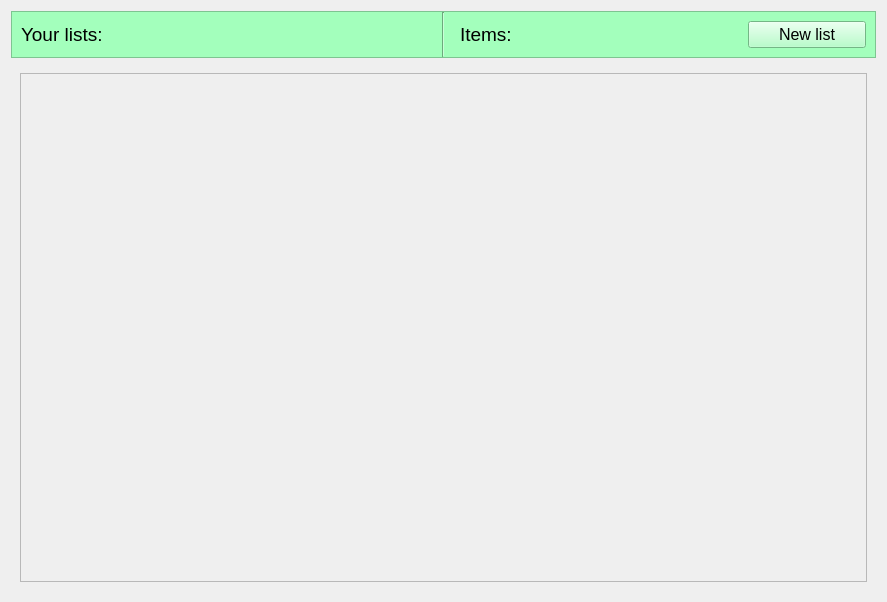
<?xml version="1.0" encoding="UTF-8"?>
<ui version="4.0">
 <class>ListsSubPage</class>
 <widget class="QWidget" name="ListsSubPage">
  <property name="geometry">
   <rect>
    <x>0</x>
    <y>0</y>
    <width>887</width>
    <height>602</height>
   </rect>
  </property>
  <property name="windowTitle">
   <string>Form</string>
  </property>
  <property name="windowIcon">
   <iconset>
    <normaloff>../../../../../../1200px-Icon-notepad.svg.png</normaloff>../../../../../../1200px-Icon-notepad.svg.png</iconset>
  </property>
  <layout class="QGridLayout" name="gridLayout">
   <item row="1" column="0">
    <widget class="QFrame" name="frame">
     <property name="sizePolicy">
      <sizepolicy hsizetype="Preferred" vsizetype="Fixed">
       <horstretch>0</horstretch>
       <verstretch>0</verstretch>
      </sizepolicy>
     </property>
     <property name="styleSheet">
      <string notr="true">background-color: #a3ffbc;</string>
     </property>
     <property name="frameShape">
      <enum>QFrame::StyledPanel</enum>
     </property>
     <property name="frameShadow">
      <enum>QFrame::Raised</enum>
     </property>
     <layout class="QHBoxLayout" name="horizontalLayout">
      <property name="leftMargin">
       <number>0</number>
      </property>
      <property name="topMargin">
       <number>0</number>
      </property>
      <property name="rightMargin">
       <number>0</number>
      </property>
      <property name="bottomMargin">
       <number>0</number>
      </property>
      <item>
       <widget class="QWidget" name="NameHolder" native="true">
        <property name="minimumSize">
         <size>
          <width>200</width>
          <height>0</height>
         </size>
        </property>
        <layout class="QHBoxLayout" name="horizontalLayout_2">
         <item>
          <widget class="QLabel" name="label_2">
           <property name="font">
            <font>
             <pointsize>14</pointsize>
             <bold>false</bold>
            </font>
           </property>
           <property name="text">
            <string>Your lists:</string>
           </property>
          </widget>
         </item>
        </layout>
       </widget>
      </item>
      <item>
       <widget class="Line" name="line">
        <property name="orientation">
         <enum>Qt::Vertical</enum>
        </property>
       </widget>
      </item>
      <item>
       <widget class="QWidget" name="widget" native="true">
        <layout class="QHBoxLayout" name="horizontalLayout_3">
         <item>
          <widget class="QLabel" name="label">
           <property name="font">
            <font>
             <pointsize>14</pointsize>
             <bold>false</bold>
            </font>
           </property>
           <property name="text">
            <string>Items:</string>
           </property>
          </widget>
         </item>
         <item>
          <widget class="QLabel" name="ListSize">
           <property name="minimumSize">
            <size>
             <width>25</width>
             <height>0</height>
            </size>
           </property>
           <property name="font">
            <font>
             <pointsize>14</pointsize>
            </font>
           </property>
           <property name="text">
            <string/>
           </property>
          </widget>
         </item>
         <item>
          <spacer name="horizontalSpacer">
           <property name="orientation">
            <enum>Qt::Horizontal</enum>
           </property>
           <property name="sizeType">
            <enum>QSizePolicy::Maximum</enum>
           </property>
           <property name="sizeHint" stdset="0">
            <size>
             <width>40</width>
             <height>20</height>
            </size>
           </property>
          </spacer>
         </item>
         <item>
          <widget class="QPushButton" name="AddItemButton">
           <property name="minimumSize">
            <size>
             <width>40</width>
             <height>0</height>
            </size>
           </property>
           <property name="font">
            <font>
             <pointsize>12</pointsize>
            </font>
           </property>
           <property name="text">
            <string>New list</string>
           </property>
           <property name="icon">
            <iconset resource="../../../../resources.qrc">
             <normaloff>:/Icons/Icons/baseline_add_black_24dp.png</normaloff>:/Icons/Icons/baseline_add_black_24dp.png</iconset>
           </property>
          </widget>
         </item>
        </layout>
       </widget>
      </item>
     </layout>
    </widget>
   </item>
   <item row="2" column="0">
    <widget class="QStackedWidget" name="stackedWidget">
     <property name="currentIndex">
      <number>0</number>
     </property>
     <widget class="QWidget" name="page">
      <property name="layoutDirection">
       <enum>Qt::LeftToRight</enum>
      </property>
      <layout class="QVBoxLayout" name="verticalLayout">
       <item>
        <widget class="QScrollArea" name="scrollArea">
         <property name="widgetResizable">
          <bool>true</bool>
         </property>
         <widget class="QWidget" name="Items">
          <property name="geometry">
           <rect>
            <x>0</x>
            <y>0</y>
            <width>849</width>
            <height>508</height>
           </rect>
          </property>
          <layout class="QVBoxLayout" name="ItemsLayout">
           <item>
            <spacer name="verticalSpacer">
             <property name="orientation">
              <enum>Qt::Vertical</enum>
             </property>
             <property name="sizeHint" stdset="0">
              <size>
               <width>20</width>
               <height>40</height>
              </size>
             </property>
            </spacer>
           </item>
          </layout>
         </widget>
        </widget>
       </item>
      </layout>
     </widget>
    </widget>
   </item>
  </layout>
 </widget>
 <resources>
  <include location="../../../../resources.qrc"/>
 </resources>
 <connections/>
</ui>
